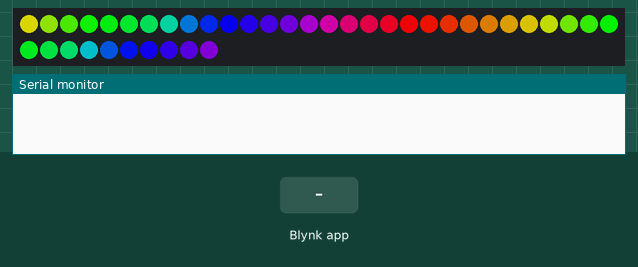
Simulated run of this program. Board: ESP32. Parts: 40 RGB LEDs in strip order, left to right, continuing on the next row, the last lines printed to the serial monitor. The inputs (shaded band) are chosen by the test bench. WiFi joins after 1.5 s; servers stay silent unless stated; not simulated (calls return 0 or success): secrets.h.

Above: at 3.0 s.
3.1 s: Blynk app writes 1 to V0
At 3.5 s:
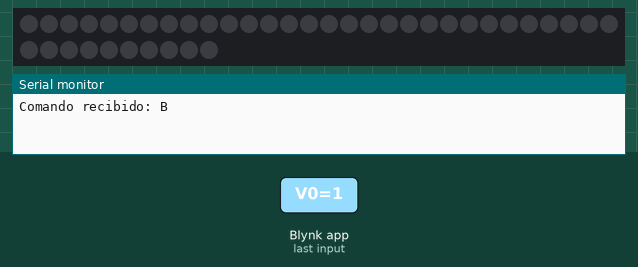
6.1 s: Blynk app writes 1 to V1
At 7.1 s:
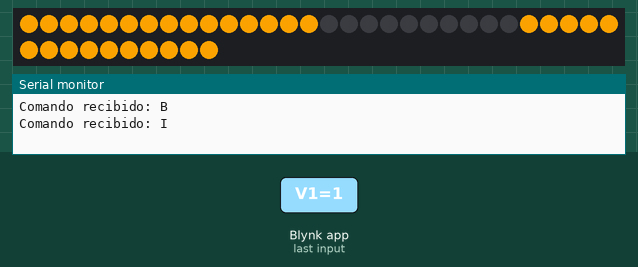
9.1 s: Blynk app writes 1 to V2
11.0 s: Blynk app writes 200 to V2
At 11.3 s:
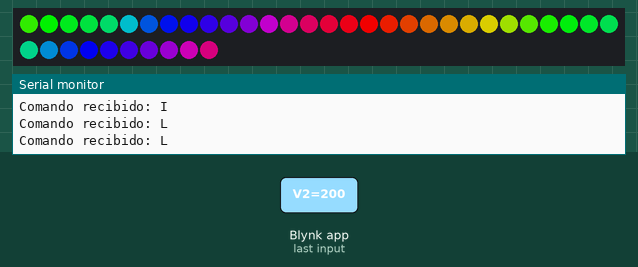
14.0 s: Blynk app writes 1 to V3
15.5 s: Blynk app writes 200 to V3
At 15.74 s:
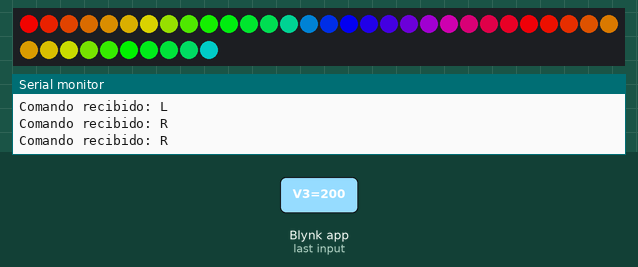

The program:

main.cpp
```cpp
#include "animaciones.h"
#include "nube.h"
#include <Arduino.h>

void setup() {
    Serial.begin(115200);

    iniciarConexion();

    FastLED.addLeds<WS2812, DATA_PIN, GRB>(leds, NUM_LEDS);
    FastLED.setBrightness(BRIGHTNESS);
    FastLED.clear();
    FastLED.show();

    xTaskCreate(manejarAnimaciones, "Animaciones", 4096, NULL, 1, NULL);
    xTaskCreate(escucha, "observadorNube", 2048, NULL, 1, NULL);
}

void loop() {
     vTaskDelay(portMAX_DELAY);
}
```

animaciones.h
```cpp
#pragma once
#include <Arduino.h>
#include <FastLED.h>
#include <freertos/FreeRTOS.h>
#include <freertos/task.h>

#define NUM_LEDS 40
#define DATA_PIN 26
#define BRIGHTNESS 240

extern CRGB leds[NUM_LEDS];

// Enumeración de estados
enum EstadoAnimacion {
    EFECTO_RGB,
    REVERSA,
    INTERMITENTES,
    IZQUIERDA,
    DERECHA,
    ALTO,
    NINGUNO
};

extern volatile EstadoAnimacion estadoActual;
extern volatile int ledActual;

// Declaración de funciones de efectos
void efectoArcoiris ();
void parpadeo(CRGB Color);
void rangoParpadeo(CRGB Color, bool cambio);
void izquierda();
void derecha();
void alto();
void manejarAnimaciones(void *pvParameters);
```

nube.h
```cpp
#pragma once
#include <Arduino.h>
#include "animaciones.h"
#include <WiFi.h>

void iniciarConexion();
void escucha(void *pvParameters);
void procesarComando(char comando);
```

animaciones.cpp
```cpp
#include "animaciones.h"

CRGB leds[NUM_LEDS];
volatile int ledActual = 0;
volatile EstadoAnimacion estadoActual = EFECTO_RGB;
static bool cambio = false;
static int tiempoDeCambio = 450;

void efectoArcoiris() {
    static uint8_t hue = 0;
    for (ledActual = 0; ledActual < NUM_LEDS; ledActual++) {
        leds[ledActual] = CHSV(hue + (ledActual * 10), 255, BRIGHTNESS);
    }
    FastLED.show();
    hue += 3;
}

// Inversa - Intermitentes
void parpadeo(CRGB color) {
    rangoParpadeo(color, cambio);
    cambio = !cambio;
    vTaskDelay(pdMS_TO_TICKS(tiempoDeCambio));
}

void rangoParpadeo(CRGB color, boolean mostrarColor) {
    FastLED.clear();

    for (ledActual = 0; ledActual < 15; ledActual++){
        leds[ledActual] = leds[NUM_LEDS - 1 - ledActual] = mostrarColor ? color : CRGB::Black;
    }

    FastLED.show();
}


void derecha() {
    FastLED.clear();

    ledActual = (ledActual < 0) ? NUM_LEDS - 2 : ledActual - 1;

    if(ledActual >= 0) {
        leds[ledActual + 1] = CRGB::Red;
        leds[ledActual] = CRGB::Red;
    }

    FastLED.show();
    vTaskDelay(pdMS_TO_TICKS(50));

}

void izquierda() {
    FastLED.clear();

    ledActual = (ledActual == NUM_LEDS) ? 1 : ledActual + 1;

    if(ledActual <= NUM_LEDS - 1) {
        leds[ledActual - 1] = CRGB::Red;
        leds[ledActual] = CRGB::Red;
    }

    FastLED.show();
    vTaskDelay(pdMS_TO_TICKS(50));
}

void alto() {
    rangoParpadeo(CRGB::Red, true);
    vTaskDelay(pdMS_TO_TICKS(tiempoDeCambio));
}

void manejarAnimaciones(void *pvParameters) {
    while (1) {
        switch (estadoActual) {
            case EFECTO_RGB:
                efectoArcoiris();
                break;

            case REVERSA:
                parpadeo(CRGB::White);
                break;

            case INTERMITENTES:
                parpadeo(CRGB::Orange);
                break;

            case IZQUIERDA:
                izquierda();
                break;

            case DERECHA:
                derecha();
                break;

            case ALTO:
                alto();
                break;

            default:
                estadoActual = EFECTO_RGB;
                break;
        }
        vTaskDelay(pdMS_TO_TICKS(50));
    }
}
```

nube.cpp
```cpp
#include "secrets.h"
#include <BlynkSimpleEsp32.h>
#include "nube.h"

// VIRTUAL PINS
BLYNK_WRITE(V0) { if(param.asInt()) procesarComando('B'); }
BLYNK_WRITE(V1) { if(param.asInt()) procesarComando('I'); }
BLYNK_WRITE(V2) { if(param.asInt()) procesarComando('L'); }
BLYNK_WRITE(V3) { if(param.asInt()) procesarComando('R'); }
BLYNK_WRITE(V4) { if(param.asInt()) procesarComando('S'); }

void iniciarConexion() {
    Blynk.begin(auth, ssid, password);
}

void escucha(void *pvParameters) {
    while(true){
        Blynk.run();
        vTaskDelay(pdMS_TO_TICKS(50));
    }
}

void procesarComando(char comando) {
    EstadoAnimacion nuevoEstado = estadoActual;

    Serial.print("Comando recibido: ");
    Serial.println((char)comando);

    switch (comando) {
        case 'B':
            nuevoEstado = (estadoActual == REVERSA) ? EFECTO_RGB : REVERSA;
            break;
        case 'I':
            nuevoEstado = (estadoActual == INTERMITENTES) ? EFECTO_RGB : INTERMITENTES;
            break;
        case 'L':
            ledActual = 0;
            nuevoEstado = (estadoActual == IZQUIERDA) ? EFECTO_RGB : IZQUIERDA;
            break;
        case 'R':
            ledActual = NUM_LEDS - 1;
            nuevoEstado = (estadoActual == DERECHA) ? EFECTO_RGB : DERECHA;
            break;
        case 'S':
            nuevoEstado = (estadoActual == ALTO) ? EFECTO_RGB : ALTO;
            break;
        default:
            Serial.println("Comando desconocido");
            break;
    }

    estadoActual = nuevoEstado;
}
```

Measured:
- after the input at 3.1 s, the LEDs: change after 0.09 s (image 1)
- after the input at 6.1 s, the LEDs: first differ from a run without the input after 0.60 s (image 2)
- after the input at 15.5 s, the LEDs: change after 0.17 s (image 4)
- what the display in image 1 shows lasts 0.5 s, from 3.2 s to 3.7 s
